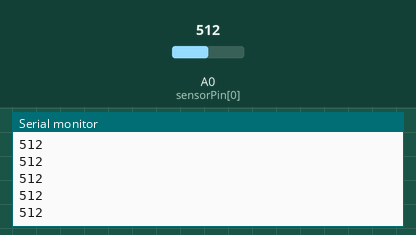
The sketch below on a simulated Arduino Uno, built with avr-gcc and run on an emulated ATmega328P. Parts: the last lines printed to the serial monitor. The test bench sets the inputs (shaded band); at power-on: A0 (sensorPin[0]) = 512.

Above: at 1.2 s.
1.3 s: A0 (sensorPin[0]) set to 716
At 2.4 s:
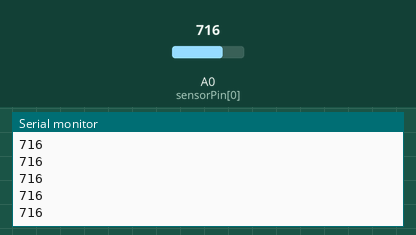
2.8 s: A0 (sensorPin[0]) set to 900
At 3.9 s:
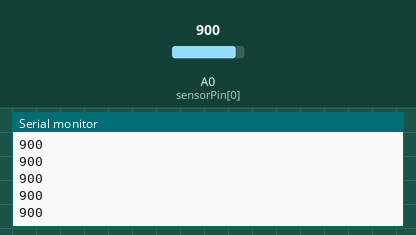
Timing chart, 0 to 5.8 s (numbered marks = the images above; inputs shaded):
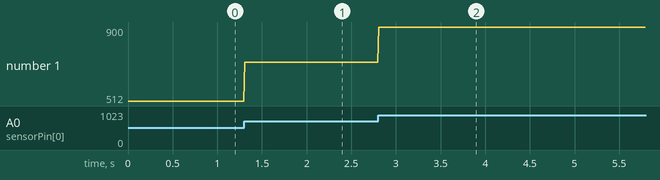

The sketch:

parcelDetector_27_7.ino
```cpp
#define settleSize 50
#define settleTime 10
#define settleDiff 1
#define threshDefault 10

volatile int val = 0;

int trial = 0;
int mode = 0;
int sensorPin[9] = {A0, A1, A0, A0, A0, A0, A0, A0};
int backVal[9];
int thresh[9];
int sensorVal[9];

String inString = "";

unsigned long time;


void setup()
{
	Serial.begin(115200);
	inString.reserve(20);
	setThresholds();

	Serial.println("System Start");
}

void loop()
{
//	getMode();
//
//	if (mode == 1)
//	{
//		configMode();
//	}
//
//	else
//	{
//		Serial.println("Running");
//	}

  //waitForSample(100);

  getRawSensorVal(0);
  //getRawSensorVal(1);
}

void settle(int sensorNum)		//Startup settle background value for sensor 1
{
	int settleBit = 0;
	int vals[settleSize];
	long valSum;
	int valAvg1, valAvg2;
	int valDiff;

	while (settleBit != 1)
	{
		valSum = 0;

		for (int i=0; i<settleSize; i++)
		{
			vals[i] = analogRead(sensorPin[sensorNum]);
			valSum += vals[i];
			delay(settleTime);
		}

		valAvg1 = valSum / settleSize;

		valSum = 0;

		for (int i=0; i<settleSize; i++)
		{
			vals[i] = analogRead(sensorPin[sensorNum]);
			valSum += vals[i];
			delay(settleTime);
		}

		valAvg2 = valSum / settleSize;
		valDiff = valAvg1 - valAvg2;

		if((abs(valDiff)) < settleDiff)
		{
			settleBit = 1;
			backVal[sensorNum] = ((valAvg2 + valAvg1) / 2);
			break;
		}

		else
		{
			Serial.print("Settle ");
			Serial.print(sensorNum);
			Serial.println(" Failed");
		}
	}

	Serial.print("Settled ");
	Serial.print(sensorNum);
	Serial.print(": ");
	Serial.println(backVal[sensorNum]);
}

void setThresholds()		//sets the default thresholds for all the sensors
{
	for(int i=0; i<9; i++)
	{
		thresh[i] = threshDefault;
	}
}

void configMode()		//mode for user to tweak and query sensor values
{
	int sensorNum = 0;

	inString = "";

	while(1)
	{
		Serial.println("Enter Command");
		get_inString();

		if (inStringMatch("run"))
		{
			mode = 0;
			Serial.println("Running");
			inString = "";
			break;
		}

		else if (inStringMatch("thresh?"))	// query threshold value
		{
			Serial.println("Query threshold of which sensor?");
			get_inString();

			if(inString.toInt() > 7)
			{
				Serial.println("Invalid Sensor Number (0 to 7 only");
				break;
			}

			Serial.print("Sensor ");
			Serial.print(inString.toInt());
			Serial.print(" Threshold: ");
			Serial.println(thresh[inString.toInt()]);
		}

		else if (inStringMatch("thresh"))		//set threshold 1 value
		{
			Serial.println("Set threshold of which sensor?");
			get_inString();


			if(inString.toInt() > 7)
			{
				Serial.println("Invalid Sensor Number (0 to 7 only)");
				break;
			}

			Serial.print("Enter new threshold for Sensor ");
			Serial.println(inString.toInt());
			sensorNum = inString.toInt();
			get_inString();

			if(inString.toInt() > 1023)
			{
				Serial.println("Invalid Value (must be between 0 and 1023)");
				break;
			}

			thresh[sensorNum] = inString.toInt();
			Serial.print("New Threshold Set ");
			Serial.println(thresh[sensorNum]);
		}

		else if (inStringMatch("backval?"))		//query background 1 value
		{
			Serial.println("Query background value of which sensor?");
			get_inString();

			if(inString.toInt() > 7)
			{
				Serial.println("Invalid Sensor Number (0 to 7 only");
				break;
			}

			Serial.print("Sensor ");
			Serial.print(inString.toInt());
			Serial.print(" Background Value: ");
			Serial.println(backVal[inString.toInt()]);
		}

		else if (inStringMatch("backval"))		// set background 1 value
		{
			Serial.println("Set background value of which sensor?");
			get_inString();

			if(inString.toInt() > 7)
			{
				Serial.println("Invalid Sensor Number (0 to 7 only");
				break;
			}

			Serial.print("Enter new background value for Sensor ");
			sensorNum = inString.toInt();
			Serial.println(inString.toInt());
			get_inString();

			if(inString.toInt() > 1023)
			{
				Serial.println("Invalid Value (must be between 0 and 1023)");
				break;
			}

			backVal[sensorNum] = inString.toInt();
			Serial.print("New background value Set ");
			Serial.println(backVal[sensorNum]);
		}

		else if (inStringMatch("test"))		//test interrupt trigger
		{
			//Test Event
		}

		else
		{
			Serial.println("Invalid Command");
		}
	}
}

boolean inStringMatch(String msg)		//prepends argument string with NL and CR
{
	boolean matchBool = false;

	msg +='\r';
	msg +='\n';

	if(inString == msg)
	matchBool = true;

	else
	matchBool = false;

	return matchBool;
}

String get_inString()		//Waits for the user to send command via Serial
{
	boolean serialComplete = false;
	String inString = "";

	while (serialComplete == false)
	{
		while (Serial.available())
		{
			char inChar = (char)Serial.read();
			inString += inChar;

			if (inChar == '\n')
			{
				serialComplete = true;
			}
		}
	}

	return inString;
}

void getMode()		//Check for serial commands from the user
{
	while (Serial.available())
	{
		char inChar = (char)Serial.read();
		inString += inChar;

		if (inChar == '\n')
		{
			if (inStringMatch("config"))
			{
				mode = 1;
			}

			inString = "";
		}
	}
}

void getSampleTime(int sensorNum, int threshVal)		//measure the event time for a given sensor @ a given threshold
{
	settle(sensorNum);
	thresh[sensorNum] = threshVal;

	Serial.println("Detecting");

	while (1)
	{
		sensorVal[sensorNum] = analogRead(sensorPin[sensorNum]);

		if (sensorVal[sensorNum] > (backVal[sensorNum] + thresh[sensorNum]))
		{
			time = micros();

			while (sensorVal[sensorNum] > (backVal[sensorNum] + thresh[sensorNum]))
			{
				sensorVal[sensorNum] = analogRead(sensorPin[sensorNum]);
			}

			time = micros() - time;

			Serial.print("Sensor ");
			Serial.print(sensorNum);
			Serial.println(" Triggered");
			break;
		}
	}

	Serial.print("Time Trial ");
	Serial.print(trial);
	Serial.print("(us): ");
	Serial.print(time);
	Serial.print("    ");
	Serial.print("Threshold: ");
	Serial.println(thresh[sensorNum]);

	trial++;
}

void waitForSample(int threshVal)		//wait for a Sample vial to pass any sensor
{
	boolean event = false;

	//for multiple sensors
	// for (int i = 0; i<9; i++)
	// {
	// 	settle(i);
	// }

	settle(0);
	settle(1);

	Serial.println("Waiting on Sample");

	while(event == false)
	{
		for (int i = 0; i<9; i++)
		{
			if(active(i, threshVal))
			{
				if (i == 0)
				{
					Serial.print("Sensor ");
					Serial.print(i);
					Serial.println(" Triggered");
					event = true;
					break;
				}

				else if (i == 1)
				{
					Serial.print("Sensor ");
					Serial.print(i);
					Serial.println(" Triggered");
					event = true;
					break;
				}

				else
				{}
			}
		}
	}
}

void getRawSensorVal(int sensorNum)		//read the raw analogue value of a sensor
{
	Serial.println(analogRead(sensorPin[sensorNum]));
	delay(10);
}

void detectSample(int sensor1, int sensor2, int threshold)		//determine the direction of Sample vial moving through a tube
{
	//eventually change argument from sensorNum to the tube #

	settle(sensor1);
	settle(sensor2);

	while(1)
	{
		if(active(sensor1, threshold))
		{
			while(!active(sensor2, threshold));
			Serial.println("Forward");
			settle(sensor1);
			settle(sensor2);
		}

		if(active(sensor2, threshold))
		{
			while(!active(sensor1, threshold));
			Serial.println("Backward");
			settle(sensor1);
			settle(sensor2);
		}
	}
}

boolean active(int sensorNum, int threshVal)		//returns true if the given sensor is active
{
	boolean sampleEvent = false;

	thresh[sensorNum] = threshVal;

	sensorVal[sensorNum] = analogRead(sensorPin[sensorNum]);

	if (sensorVal[sensorNum] < (backVal[sensorNum] + thresh[sensorNum]))
	sampleEvent = false;

	else
	sampleEvent = true;

	return sampleEvent;
}
```

Measured:
- after the input at 1.3 s, the serial monitor: prints a new line at once (image 1)
- after the input at 2.8 s, the serial monitor: prints a new line at once (image 2)
- plotted number 1: 512 → 716 after the input at 1.3 s, 716 → 900 after the input at 2.8 s
